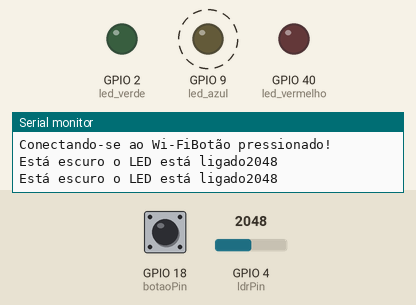
A sketch run on a simulated ESP32-S3. On the bench: output pins drawn as LEDs (lit = HIGH), the last lines printed to the serial monitor. Dashed ring = blinking. Inputs (shaded band) come from the test bench; at power-on: GPIO 4 (ldrPin) = 2048, GPIO 18 (botaoPin) HIGH. WiFi joins after 1.5 s; servers stay silent unless stated.

Above: at 1.9 s.
2.0 s: GPIO 4 (ldrPin) set to 649
6.3 s: GPIO 4 (ldrPin) set to 551
At 7.2 s:
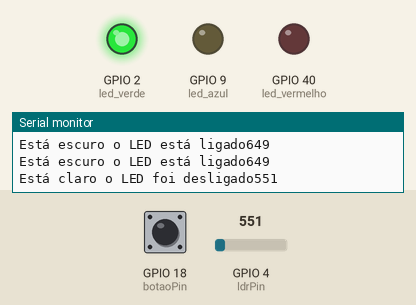
10.6 s: GPIO 4 (ldrPin) set to 640
At 12.4 s:
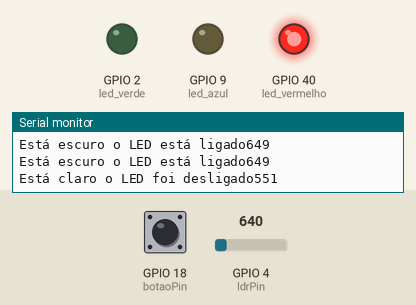
14.4 s: GPIO 4 (ldrPin) set to 560
At 19.4 s:
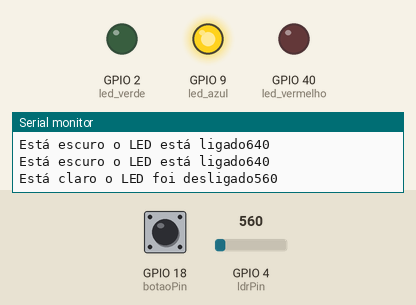
Timing chart, 0 to 19.7 s (numbered marks = the images above; inputs shaded):
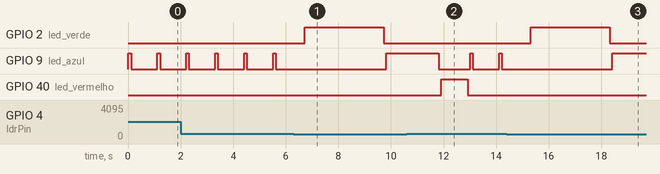

Measured:
- the behaviour switches between 600 and 599 on GPIO 4 (ldrPin) (found by bisection; images 0 and 1)
- after the input at 6.3 s, GPIO 2 (led_verde): LOW → HIGH after 0.42 s, → LOW 3.0 s later
- after the input at 10.6 s, GPIO 2 (led_verde): stays LOW (without the input it goes to HIGH after 2.5 s)
- after the input at 14.4 s, GPIO 2 (led_verde): LOW → HIGH after 0.92 s, → LOW 3.0 s later

The sketch:

sketch.ino
```cpp
#include <WiFi.h>
#include <HTTPClient.h>
//Variáveis da internet interna da simulação
#define ssid "Wokwi-GUEST"
#define password ""


#define led_azul 9 // Pino utilizado para controle do led azul
#define led_verde 2 // Pino utilizado para controle do led verda
#define led_vermelho 40 // Pino utilizado para controle do led vermelho
#define led_amarelo 9 // Pino utilizado para controle do led azul

const int botaoPin = 18;  // Número do pino de ativação do botão
int estadoBotao = 0;  // variável que lê o estado do botão

const int ldrPin = 4;  // Pino do ldr
int limite=600;

void setup() {

  // Configuração inicial dos pinos para controle dos leds como OUTPUTs (saídas) do ESP32
  pinMode(led_azul,OUTPUT);
  pinMode(led_verde,OUTPUT);
  pinMode(led_vermelho,OUTPUT);
  pinMode(led_amarelo,OUTPUT);

  // Inicialização das entradas
  pinMode(botaoPin, INPUT); // Inicializa o botão como um input

  digitalWrite(led_azul, LOW);
  digitalWrite(led_verde, LOW);
  digitalWrite(led_vermelho, LOW);
  digitalWrite(led_amarelo, LOW);

  Serial.begin(9600); // Configuração para debug por interface serial entre ESP e computador com baud rate de 9600
  Serial.print("Conectando-se ao Wi-Fi");
  WiFi.begin("Wokwi-GUEST", "", 6); // Conexão à rede WiFi aberta com SSID Wokwi-GUEST

//  while (WiFi.status() != WL_CONNECT_FAILED) {
//    delay(100);
//    Serial.print(".");
//  }
//  Serial.println("Conectado ao WiFi com sucesso!"); // Considerando que saiu do loop acima, o ESP32 agora está conectado ao WiFi (outra opção é colocar este comando dentro do if abaixo)

  // Verifica estado do botão
  estadoBotao = digitalRead(botaoPin);
  if (estadoBotao == HIGH) {
    Serial.println("Botão pressionado!");
  } else {
    Serial.println("Botão não pressionado!");
  }

//  if(WiFi.status() == WL_CONNECTED){ // Se o ESP32 estiver conectado à Internet
//    HTTPClient http;
 // else {
 //   Serial.println("Wifi desconectado");
 // }
}

void loop() {
  int ldrstatus=analogRead(ldrPin);

  if(ldrstatus>=limite){
    Serial.print("Está escuro o LED está ligado");
    Serial.println(ldrstatus);
    digitalWrite(led_amarelo, HIGH);
    delay(100);
    digitalWrite(led_amarelo, LOW);
    delay(1000);

  }else{
    Serial.print("Está claro o LED foi desligado");
    Serial.println(ldrstatus);
    delay(100);

    digitalWrite(led_verde, HIGH);
    delay(3000);
    digitalWrite(led_verde, LOW);
    delay(100);

    digitalWrite(led_amarelo, HIGH);
    delay(2000);
    digitalWrite(led_amarelo, LOW);
    delay(100);

    digitalWrite(led_vermelho, HIGH);
    if (estadoBotao == HIGH) {
      delay(1000);
    }else {
      delay(2000);
    }
    digitalWrite(led_vermelho, LOW);
    delay(100);
  }
}
```
